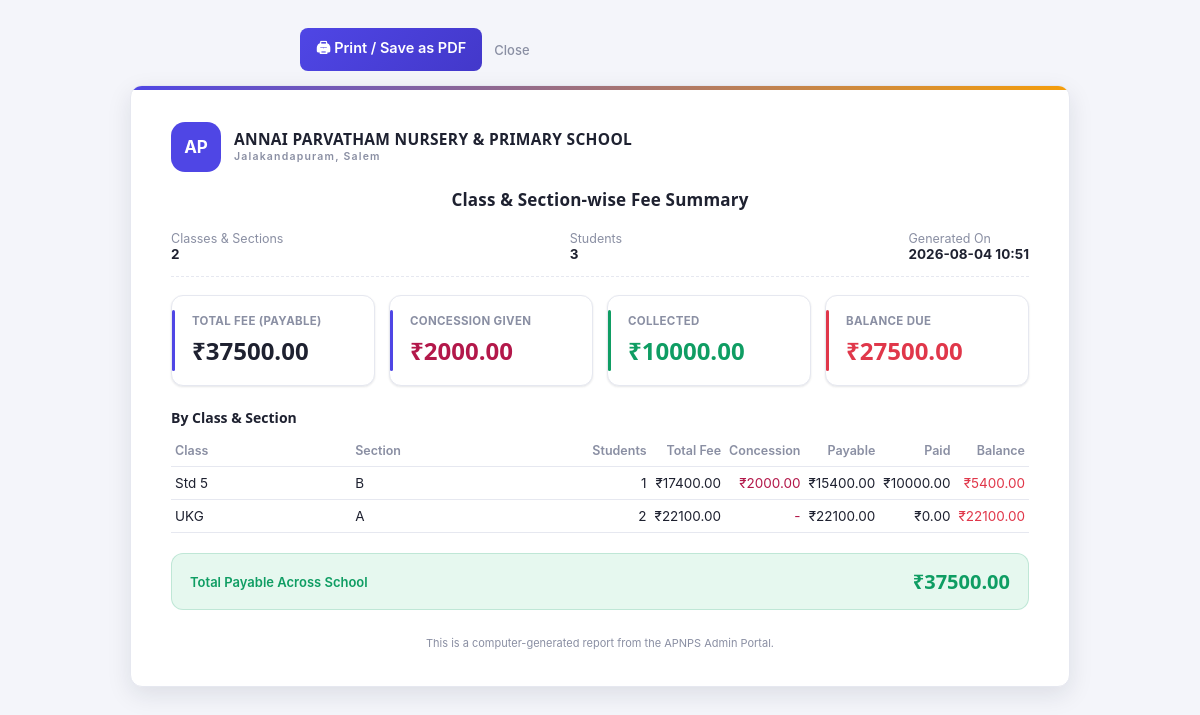
/reports/print?kind=classwise (signed in), run on the app's committed database.
### models.py (models this page shows)
class Student(db.Model):
    id = db.Column(db.Integer, primary_key=True)
    name = db.Column(db.String(120), nullable=False, index=True)
    class_name = db.Column(db.String(40), nullable=False, index=True)
    section = db.Column(db.String(10), index=True)
    roll_no = db.Column(db.String(40), nullable=False)
    dob = db.Column(db.String(20))
    parent_name = db.Column(db.String(120))
    contact = db.Column(db.String(20))
    address = db.Column(db.String(250))
    admission_date = db.Column(db.String(20))
    __table_args__ = (db.UniqueConstraint("class_name", "roll_no", name="uq_class_roll"),)
    fee = db.relationship("StudentFee", backref="student", uselist=False, cascade="all, delete-orphan")
    payments = db.relationship("FeePayment", backref="student", cascade="all, delete-orphan")
    fee_items = db.relationship("StudentFeeItem", backref="student", cascade="all, delete-orphan")

### blueprints/reports.py (the view)
@bp.route("/reports/print")
@login_required
def report_print():
    kind = _read_common()
    if kind == "classwise":
        return _classwise_print()
    if kind == "salary":
        return _salary_print()
    if kind == "expenses":
        return _expenses_print()
    return _fee_print()

### blueprints/reports.py (called while the page is built)
def _read_common():
    kind = request.args.get("kind", "fee").strip()
    return kind if kind in REPORT_KINDS else "fee"

def _timestamp():
    return datetime.now().strftime("%Y-%m-%d %H:%M")

def _classwise_print():
    rows = _classwise_rows()
    summary = {
        "classes": len(rows), "students": sum(r["student_count"] for r in rows),
        "gross_total": sum(r["gross_total"] for r in rows), "concession": sum(r["concession"] for r in rows),
        "payable": sum(r["payable"] for r in rows), "paid": sum(r["paid"] for r in rows),
        "balance": sum(r["balance"] for r in rows),
    }
    return render_template("report_print_classwise.html", rows=rows, summary=summary, printed_on=_timestamp())

### helpers.py (called while the page is built)
def login_required(f):
    @wraps(f)
    def wrapper(*args, **kwargs):
        if "admin_id" not in session:
            return redirect(url_for("auth.login"))
        return f(*args, **kwargs)
    return wrapper

### templates/report_print_classwise.html (shortened to what this page needs)
<!DOCTYPE html>
<html lang="en">
<head>
<link rel="stylesheet" href="{{ url_for('static', filename='css/style.css') }}">
</head>
<body class="receipt-body">
<div class="receipt-actions no-print">
  <button type="button" class="submit-btn small" onclick="window.print()">&#128424; Print / Save as PDF</button>
  <a href="javascript:window.close()" class="cancel-link">Close</a>
</div>
<div class="report-sheet">
  <div class="receipt-header">
    <div class="logo-badge">AP</div>
    <div class="logo-titles">
      <strong>ANNAI PARVATHAM NURSERY &amp; PRIMARY SCHOOL</strong>
      <span>Jalakandapuram, Salem</span>
    </div>
  </div>
  <h2 class="receipt-title">Class &amp; Section-wise Fee Summary</h2>
  <div class="report-meta-row">
    <div>Classes &amp; Sections<br><strong>{{ summary.classes }}</strong></div>
    <div>Students<br><strong>{{ summary.students }}</strong></div>
    <div>Generated On<br><strong>{{ printed_on }}</strong></div>
  </div>
  <div class="card-grid">
    <div class="stat-card">
      <span class="stat-label">Total Fee (Payable)</span>
      <span class="stat-value">₹{{ "%.2f"|format(summary.payable) }}</span>
    </div>
    <div class="stat-card">
      <span class="stat-label">Concession Given</span>
      <span class="stat-value" style="color:#b3184a;">₹{{ "%.2f"|format(summary.concession) }}</span>
    </div>
    <div class="stat-card accent-green">
      <span class="stat-label">Collected</span>
      <span class="stat-value">₹{{ "%.2f"|format(summary.paid) }}</span>
    </div>
    <div class="stat-card accent-red">
      <span class="stat-label">Balance Due</span>
      <span class="stat-value">₹{{ "%.2f"|format(summary.balance) }}</span>
    </div>
  </div>
  <p class="report-section-title">By Class &amp; Section</p>
  <table class="receipt-table">
    <thead>
      <tr>
        <th>Class</th><th>Section</th><th style="text-align:right;">Students</th>
        <th style="text-align:right;">Total Fee</th><th style="text-align:right;">Concession</th>
        <th style="text-align:right;">Payable</th><th style="text-align:right;">Paid</th>
        <th style="text-align:right;">Balance</th>
      </tr>
    </thead>
    <tbody>
      {% for r in rows %}
      <tr>
        <td>{{ r.class_name }}</td>
        <td>{{ r.section }}</td>
        <td style="text-align:right;">{{ r.student_count }}</td>
        <td style="text-align:right;">₹{{ "%.2f"|format(r.gross_total) }}</td>
        <td style="text-align:right; color:#b3184a;">{{ "₹%.2f"|format(r.concession) if r.concession > 0 else '-' }}</td>
        <td style="text-align:right;">₹{{ "%.2f"|format(r.payable) }}</td>
        <td style="text-align:right;">₹{{ "%.2f"|format(r.paid) }}</td>
        <td style="text-align:right; color:{{ 'var(--red)' if r.balance > 0 else 'var(--green)' }};">₹{{ "%.2f"|format(r.balance) }}</td>
      </tr>
      {% endfor %}
    </tbody>
  </table>
  <div class="receipt-amount">
    <span>Total Payable Across School</span>
    <strong>₹{{ "%.2f"|format(summary.payable) }}</strong>
  </div>
  <div class="receipt-footer">
    <p class="receipt-note">This is a computer-generated report from the APNPS Admin Portal.</p>
  </div>
</div>
</body>
</html>

### data on the page
Student: class_name "Std 5", section "B", student_count "1", gross_total "17400.00", concession "₹2000.00", payable "15400.00", paid "10000.00", balance "5400.00"

### other printed values
{{ summary.classes }} "2"
{{ summary.students }} "3"
{{ printed_on }} "2026-08-04 10:51"
{{ "%.2f"|format(summary.payable) }} "37500.00"
{{ "%.2f"|format(summary.concession) }} "2000.00"
{{ "%.2f"|format(summary.paid) }} "10000.00"
{{ "%.2f"|format(summary.balance) }} "27500.00"
{{ r.class_name }} "UKG"
{{ r.section }} "A"
{{ r.student_count }} "2"
{{ "%.2f"|format(r.gross_total) }} "22100.00"
{{ "₹%.2f"|format(r.concession) if r.concession > 0 else '-' }} "-"
{{ "%.2f"|format(r.payable) }} "22100.00"
{{ "%.2f"|format(r.paid) }} "0.00"
{{ "%.2f"|format(r.balance) }} "22100.00"
